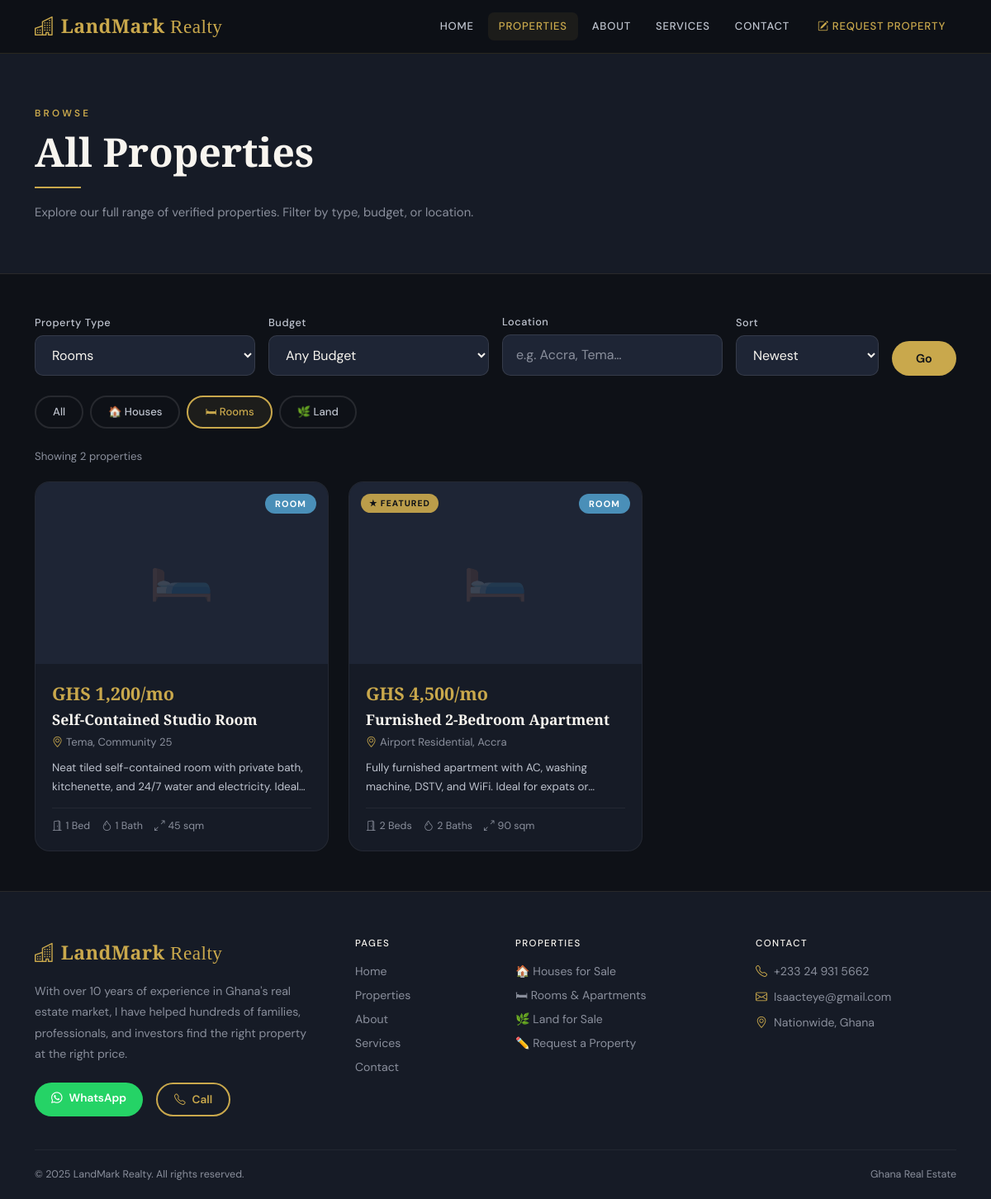
Page /properties?type=room on the earlier database version.
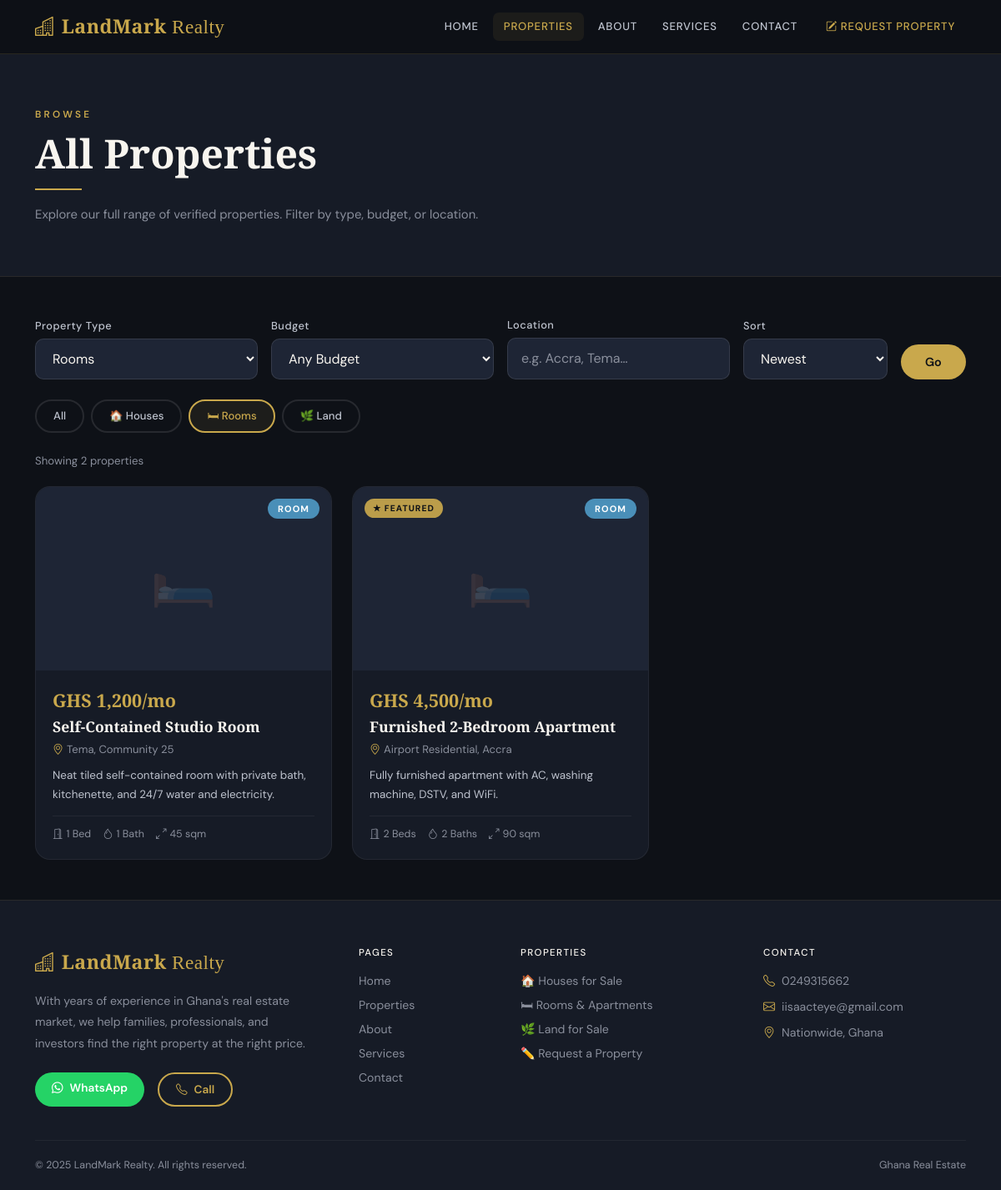
Same page on the later database version.
### tables this page shows
CREATE TABLE listings (
            id          INTEGER PRIMARY KEY AUTOINCREMENT,
            type        TEXT NOT NULL DEFAULT 'house',
            title       TEXT NOT NULL,
            description TEXT,
            price       TEXT,
            location    TEXT,
            bedrooms    INTEGER,
            bathrooms   INTEGER,
            size        TEXT,
            land_use    TEXT,
            land_docs   TEXT,
            status      TEXT NOT NULL DEFAULT 'available',
            featured    INTEGER NOT NULL DEFAULT 0,
            created_at  TEXT NOT NULL DEFAULT (datetime('now'))
        );

CREATE TABLE settings (
            key   TEXT PRIMARY KEY,
            value TEXT
        );

### app.py (the view, shortened to what this page needs)
@app.route('/properties')
def properties():
    db     = get_db()
    type_f = request.args.get('type','')
    bdg_f  = request.args.get('budget','')
    loc_f  = request.args.get('loc','').strip()
    sort_f = request.args.get('sort','newest')
    q      = "SELECT * FROM listings WHERE status='available'"
    p      = []
    if type_f: q += " AND type=?"; p.append(type_f)
    if loc_f:  q += " AND (location LIKE ? OR title LIKE ?)"; p += [f'%{loc_f}%', f'%{loc_f}%']
    q += " ORDER BY " + ("featured DESC, created_at DESC" if sort_f == 'featured' else "created_at DESC")
    listings = [listing_to_dict(r) for r in db.execute(q, p).fetchall()]
    return render_template('properties.html', listings=listings,
                           filters={'type':type_f,'budget':bdg_f,'loc':loc_f,'sort':sort_f},
                           agent=get_agent())

### app.py (called while the page is built)
def get_db():
    if 'db' not in g:
        g.db = sqlite3.connect(DATABASE)
        g.db.row_factory = sqlite3.Row
        g.db.execute("PRAGMA journal_mode=WAL")
        g.db.execute("PRAGMA foreign_keys=ON")
    return g.db

def get_setting(key, default=''):
    row = get_db().execute("SELECT value FROM settings WHERE key=?", (key,)).fetchone()
    return row['value'] if row else default

def get_agent():
    return {
        'name':     get_setting('agent_name',    'Isaac Teye'),
        'phone':    get_setting('agent_phone',   '0249315662'),
        'email':    get_setting('agent_email',   'iisaacteye@gmail.com'),
        'wa':       get_setting('agent_wa',      '233249315662'),
        'bio':      get_setting('agent_bio',     ''),
        'business': get_setting('business_name', 'LandMark Realty'),
    }

def listing_to_dict(row):
    d = dict(row)
    imgs = get_db().execute(
        "SELECT filename FROM listing_images WHERE listing_id=? ORDER BY sort_order", (d['id'],)
    ).fetchall()
    d['images'] = [r['filename'] for r in imgs]
    return d

### templates/properties.html (shortened to what this page needs)
{% extends 'base.html' %}
{% block content %}
<div class="page-header">
  <div class="container">
    <span class="eyebrow">Browse</span>
    <h1 class="display-serif" style="font-size:clamp(2rem,4vw,3.2rem);">All Properties</h1>
    <div class="section-divider"></div>
    <p style="color:var(--stone);max-width:540px;font-size:0.93rem;line-height:1.8;">
      Explore our full range of verified properties. Filter by type, budget, or location.
    </p>
  </div>
</div>
<div class="container py-5">
  <form method="get" action="{{ url_for('properties') }}">
    <div class="row g-3 mb-4 align-items-end">
      <div class="col-md-3">
        <label class="form-label">Property Type</label>
        <select name="type" class="form-field" onchange="this.form.submit()">
          <option value="room"  {% if filters.type=='room'  %}selected{% endif %}>Rooms</option>
        </select>
      </div>
      <div class="col-md-3">
        <label class="form-label">Budget</label>
        <select name="budget" class="form-field" onchange="this.form.submit()">
          <option value="" {% if not filters.budget %}selected{% endif %}>Any Budget</option>
        </select>
      </div>
      <div class="col-md-3">
        <label class="form-label">Location</label>
        <input name="loc" type="text" class="form-field" placeholder="e.g. Accra, Tema…" value="{{ filters.loc }}"/>
      </div>
      <div class="col-md-2">
        <label class="form-label">Sort</label>
        <select name="sort" class="form-field" onchange="this.form.submit()">
          <option value="newest"   {% if filters.sort=='newest'   %}selected{% endif %}>Newest</option>
        </select>
      </div>
      <div class="col-md-1">
        <button type="submit" class="btn-gold w-100" style="padding:11px 8px;">Go</button>
      </div>
    </div>
  </form>
  <div class="d-flex gap-2 mb-4 flex-wrap">
    <a href="{{ url_for('properties') }}" class="chip {% if not filters.type %}active{% endif %}">All</a>
    <a href="{{ url_for('properties') }}?type=house" class="chip {% if filters.type=='house' %}active{% endif %}">🏠 Houses</a>
    <a href="{{ url_for('properties') }}?type=room"  class="chip {% if filters.type=='room'  %}active{% endif %}">🛏 Rooms</a>
    <a href="{{ url_for('properties') }}?type=land"  class="chip {% if filters.type=='land'  %}active{% endif %}">🌿 Land</a>
  </div>
  <div style="color:var(--stone);font-size:0.83rem;margin-bottom:20px;">
    Showing {{ listings|length }} propert{{ 'y' if listings|length == 1 else 'ies' }}
  </div>
  {% if listings %}
  <div class="row g-4">
    {% for l in listings %}{% include '_property_card.html' %}{% endfor %}
  </div>
  {% endif %}
</div>
{% endblock %}

### templates/base.html (shortened to what this page needs)
<!DOCTYPE html>
<html lang="en">
<head>
  <link href="https://cdn.jsdelivr.net/npm/bootstrap@5.3.2/dist/css/bootstrap.min.css" rel="stylesheet"/>
  <link href="https://cdn.jsdelivr.net/npm/bootstrap-icons@1.11.3/font/bootstrap-icons.min.css" rel="stylesheet"/>
  <link rel="stylesheet" href="{{ url_for('static', filename='css/style.css') }}"/>
</head>
<body>
<nav class="site-nav">
  <div class="container">
    <div class="d-flex align-items-center justify-content-between">
      <a href="{{ url_for('index') }}" class="nav-brand">
        <i class="bi bi-buildings me-2"></i>LandMark<span style="font-weight:400"> Realty</span>
      </a>
      <div class="d-none d-lg-flex align-items-center gap-1">
        <a href="{{ url_for('index') }}"      class="nav-link-item {% if request.endpoint=='index' %}active{% endif %}">Home</a>
        <a href="{{ url_for('properties') }}" class="nav-link-item {% if request.endpoint=='properties' %}active{% endif %}">Properties</a>
        <a href="{{ url_for('about') }}"      class="nav-link-item {% if request.endpoint=='about' %}active{% endif %}">About</a>
        <a href="{{ url_for('services') }}"   class="nav-link-item {% if request.endpoint=='services' %}active{% endif %}">Services</a>
        <a href="{{ url_for('contact') }}"    class="nav-link-item {% if request.endpoint=='contact' %}active{% endif %}">Contact</a>
        <a href="{{ url_for('property_request') }}" class="nav-link-item ms-1" style="color:var(--gold)!important;">
          <i class="bi bi-pencil-square me-1"></i>Request Property
        </a>
      </div>
    </div>
  </div>
</nav>
{% block content %}{% endblock %}
<footer class="site-footer">
  <div class="container">
    <div class="row g-5 mb-2">
      <div class="col-lg-4">
        <a href="{{ url_for('index') }}" class="nav-brand d-block mb-3" style="text-decoration:none;">
          <i class="bi bi-buildings me-2"></i>LandMark<span style="font-weight:400"> Realty</span>
        </a>
        <p style="color:var(--stone);font-size:0.88rem;line-height:1.8;margin-bottom:22px;">{{ agent.bio }}</p>
        <div class="d-flex gap-3 flex-wrap">
          <a href="https://wa.me/{{ agent.wa }}" target="_blank" class="btn-wa" style="padding:9px 20px;font-size:0.85rem;">
            <i class="bi bi-whatsapp me-2"></i>WhatsApp
          </a>
          <a href="tel:{{ agent.phone }}" class="btn-outline-gold" style="padding:9px 20px;font-size:0.85rem;">
            <i class="bi bi-telephone me-2"></i>Call
          </a>
        </div>
      </div>
      <div class="col-6 col-lg-2">
        <h6 class="footer-heading">Pages</h6>
        <a href="{{ url_for('index') }}"      class="footer-link">Home</a>
        <a href="{{ url_for('properties') }}" class="footer-link">Properties</a>
        <a href="{{ url_for('about') }}"      class="footer-link">About</a>
        <a href="{{ url_for('services') }}"   class="footer-link">Services</a>
        <a href="{{ url_for('contact') }}"    class="footer-link">Contact</a>
      </div>
      <div class="col-6 col-lg-3">
        <h6 class="footer-heading">Properties</h6>
        <a href="{{ url_for('properties') }}?type=house" class="footer-link">🏠 Houses for Sale</a>
        <a href="{{ url_for('properties') }}?type=room"  class="footer-link">🛏 Rooms &amp; Apartments</a>
        <a href="{{ url_for('properties') }}?type=land"  class="footer-link">🌿 Land for Sale</a>
        <a href="{{ url_for('property_request') }}"      class="footer-link">✏️ Request a Property</a>
      </div>
      <div class="col-lg-3">
        <h6 class="footer-heading">Contact</h6>
        <div class="footer-contact-item"><i class="bi bi-telephone" style="color:var(--gold);"></i>{{ agent.phone }}</div>
        <div class="footer-contact-item"><i class="bi bi-envelope"  style="color:var(--gold);"></i>{{ agent.email }}</div>
        <div class="footer-contact-item"><i class="bi bi-geo-alt"   style="color:var(--gold);"></i>Nationwide, Ghana</div>
      </div>
    </div>
    <div class="footer-bottom">
      <span>© {{ 2025 }} {{ agent.business }}. All rights reserved.</span>
      <span>Ghana Real Estate</span>
    </div>
  </div>
</footer>
</body>
</html>

### templates/_property_card.html
<div class="col-md-6 col-lg-4">
  <a href="{{ url_for('property_detail', id=l.id) }}" class="prop-card-link">
    <div class="prop-card">
      <div class="prop-img-wrap">
        {% if l.images %}
          <img src="{{ url_for('static', filename='uploads/' + l.images[0]) }}" alt="{{ l.title }}" loading="lazy"/>
          {% if l.images|length > 1 %}
          <span class="img-count-badge">
            <i class="bi bi-images"></i> {{ l.images|length }} photos
          </span>
          {% endif %}
        {% else %}
          <div class="prop-img-placeholder">{{ {'house':'🏠','room':'🛏️','land':'🌿'}[l.type] or '🏠' }}</div>
        {% endif %}
        <span class="type-badge type-{{ l.type }}">{{ l.type|capitalize }}</span>
        {% if l.featured %}<span class="featured-badge">★ Featured</span>{% endif %}
      </div>
      <div class="prop-body">
        <div class="prop-price">{{ l.price }}</div>
        <div class="prop-title">{{ l.title }}</div>
        <div class="prop-location"><i class="bi bi-geo-alt me-1" style="color:var(--gold);"></i>{{ l.location }}</div>
        <div class="prop-desc">{{ l.description }}</div>
        {% if l.type != 'land' and (l.bedrooms or l.bathrooms or l.size) %}
        <div class="prop-specs">
          {% if l.bedrooms  %}<span><i class="bi bi-door-open me-1"></i>{{ l.bedrooms }} Bed{{ 's' if l.bedrooms > 1 else '' }}</span>{% endif %}
          {% if l.bathrooms %}<span><i class="bi bi-droplet me-1"></i>{{ l.bathrooms }} Bath{{ 's' if l.bathrooms > 1 else '' }}</span>{% endif %}
          {% if l.size      %}<span><i class="bi bi-arrows-angle-expand me-1"></i>{{ l.size }}</span>{% endif %}
        </div>
        {% elif l.size %}
        <div class="prop-specs"><span><i class="bi bi-arrows-angle-expand me-1"></i>{{ l.size }}</span></div>
        {% endif %}
      </div>
    </div>
  </a>
</div>

Differences in the rows shown:
changed listings "GHS 1,200/mo": description "Neat tiled self-contained room with private bath, kitchenette, and 24/7 water and electricity.…" → "Neat tiled self-contained room with private bath, kitchenette, and 24/7 water and electricity."
changed listings "GHS 4,500/mo": description "Fully furnished apartment with AC, washing machine, DSTV, and WiFi. Ideal for expats…" → "Fully furnished apartment with AC, washing machine, DSTV, and WiFi."
changed settings: bio "With over 10 years of experience in Ghana's real estate market, I have helped hundreds of families, professionals, and investors…" → "With years of experience in Ghana's real estate market, we help families, professionals, and investors find the right property at the right price."
changed settings (number 2 of 4 on the later page): phone "+233 24 931 5662" → "0249315662"
changed settings: email "Isaacteye@gmail.com" → "iisaacteye@gmail.com"
added settings: business "LandMark Realty"
Other differences:
{{ agent.business }}: "LandMark Realty" → (not shown)
